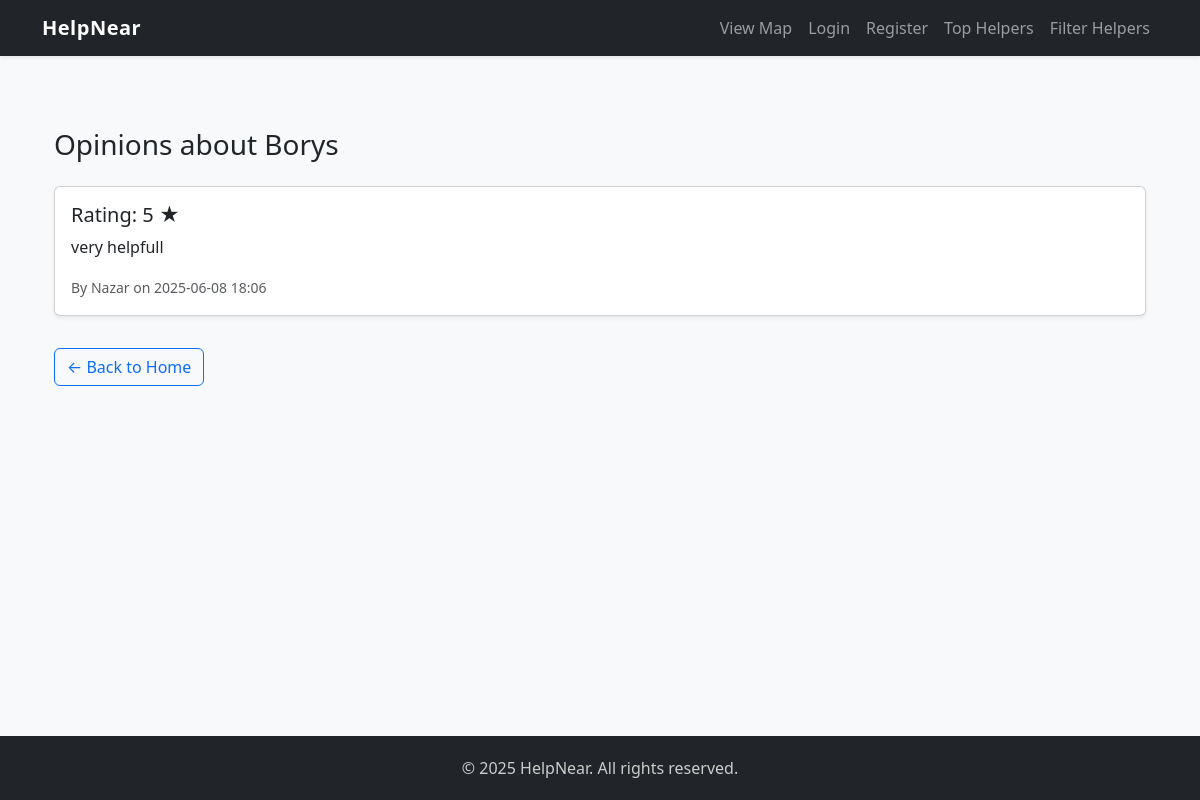
The page /opinions/7/ on the database its author committed.
### help/models.py (models this page shows, shortened)
class Opinion(models.Model):
    helper = models.ForeignKey(User, on_delete=models.CASCADE, related_name='opinions_received')
    author = models.ForeignKey(User, on_delete=models.CASCADE, related_name='opinions_given')
    rating = models.PositiveIntegerField()
    description = models.TextField()
    created_at = models.DateTimeField(auto_now_add=True)

### help/views.py (the view)
# urls.py: path('opinions/<int:helper_id>/', views.helper_opinions, name='helper_opinions'),
def helper_opinions(request, helper_id):
    helper = get_object_or_404(User, id=helper_id)
    opinions = Opinion.objects.filter(helper=helper).order_by('-created_at')
    return render(request, 'help/helper_opinions.html', {
        'helper': helper,
        'opinions': opinions
    })

### help/templates/help/helper_opinions.html
{% extends 'base.html' %}
{% block content %}
<div class="container mt-5">
  <h3 class="mb-4">Opinions about {{ helper.username }}</h3>
  {% if opinions %}
    {% for opinion in opinions %}
      <div class="card mb-3 shadow-sm">
        <div class="card-body">
          <h5 class="card-title">Rating:
            {% if opinion.rating > 0 %}
              {{ opinion.rating }} ★
            {% else %}
              No rating
            {% endif %}
          </h5>
          <p class="card-text">{{ opinion.description }}</p>
          <p class="card-text"><small class="text-muted">By {{ opinion.author.username }} on {{ opinion.created_at|date:"Y-m-d H:i" }}</small></p>
        </div>
      </div>
    {% endfor %}
  {% else %}
    <div class="alert alert-info">No opinions yet for this helper.</div>
  {% endif %}
  <a href="{% url 'home' %}" class="btn btn-outline-primary mt-3">← Back to Home</a>
{% endblock %}

### help/templates/base.html (style rules this page uses)
html, body { height: 100%; margin: 0; background-color: #f8f9fa; }

### rows shown on the page
Opinion: rating "5", description "very helpfull", author.username "Nazar", created_at "2025-06-08 18:06"

### other values the page prints
{{ helper.username }} "Borys"
